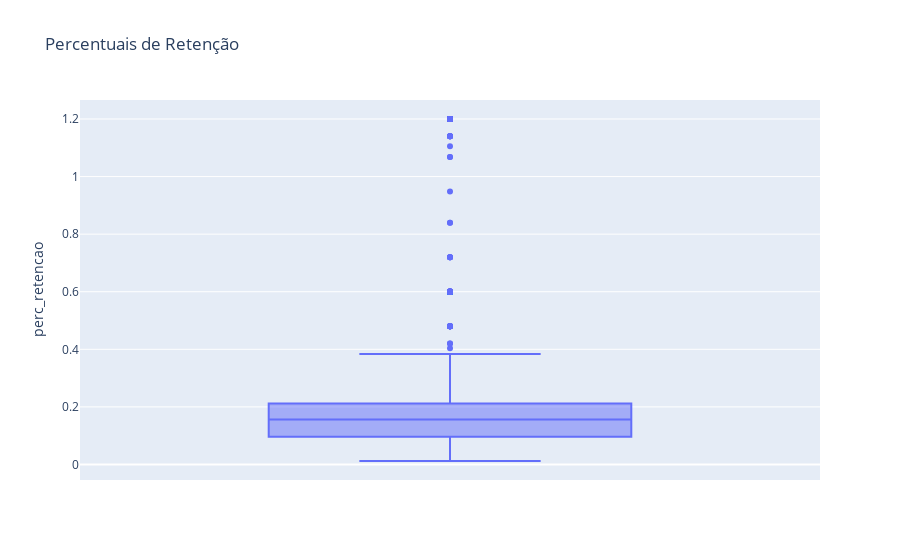

Notebook cell for this chart:
### Code cell
fig = px.box(geral,
            y='perc_retencao',
            title='Percentuais de Retenção')
fig.show()

### Figure 1 — Plotly figure (JSON) as saved in the notebook; plotly's stock layout.template omitted (floating-point values rounded to 4 significant figures; data arrays with more than 128 entries replaced by an {"elided": "..."} marker saying what was removed)
{"data": [{"alignmentgroup": "True", "hovertemplate": "perc_retencao=%{y}<extra></extra>", "legendgroup": "", "marker": {"color": "#636efa"}, "name": "", "notched": false, "offsetgroup": "", "orientation": "v", "showlegend": false, "type": "box", "x0": " ", "xaxis": "x", "y": {"elided": "10000 float values"}, "y0": " ", "yaxis": "y"}], "layout": {"boxmode": "group", "legend": {"tracegroupgap": 0}, "title": {"text": "Percentuais de Retenção"}, "xaxis": {"anchor": "y", "domain": [0, 1]}, "yaxis": {"anchor": "x", "domain": [0, 1], "title": {"text": "perc_retencao"}}}}
